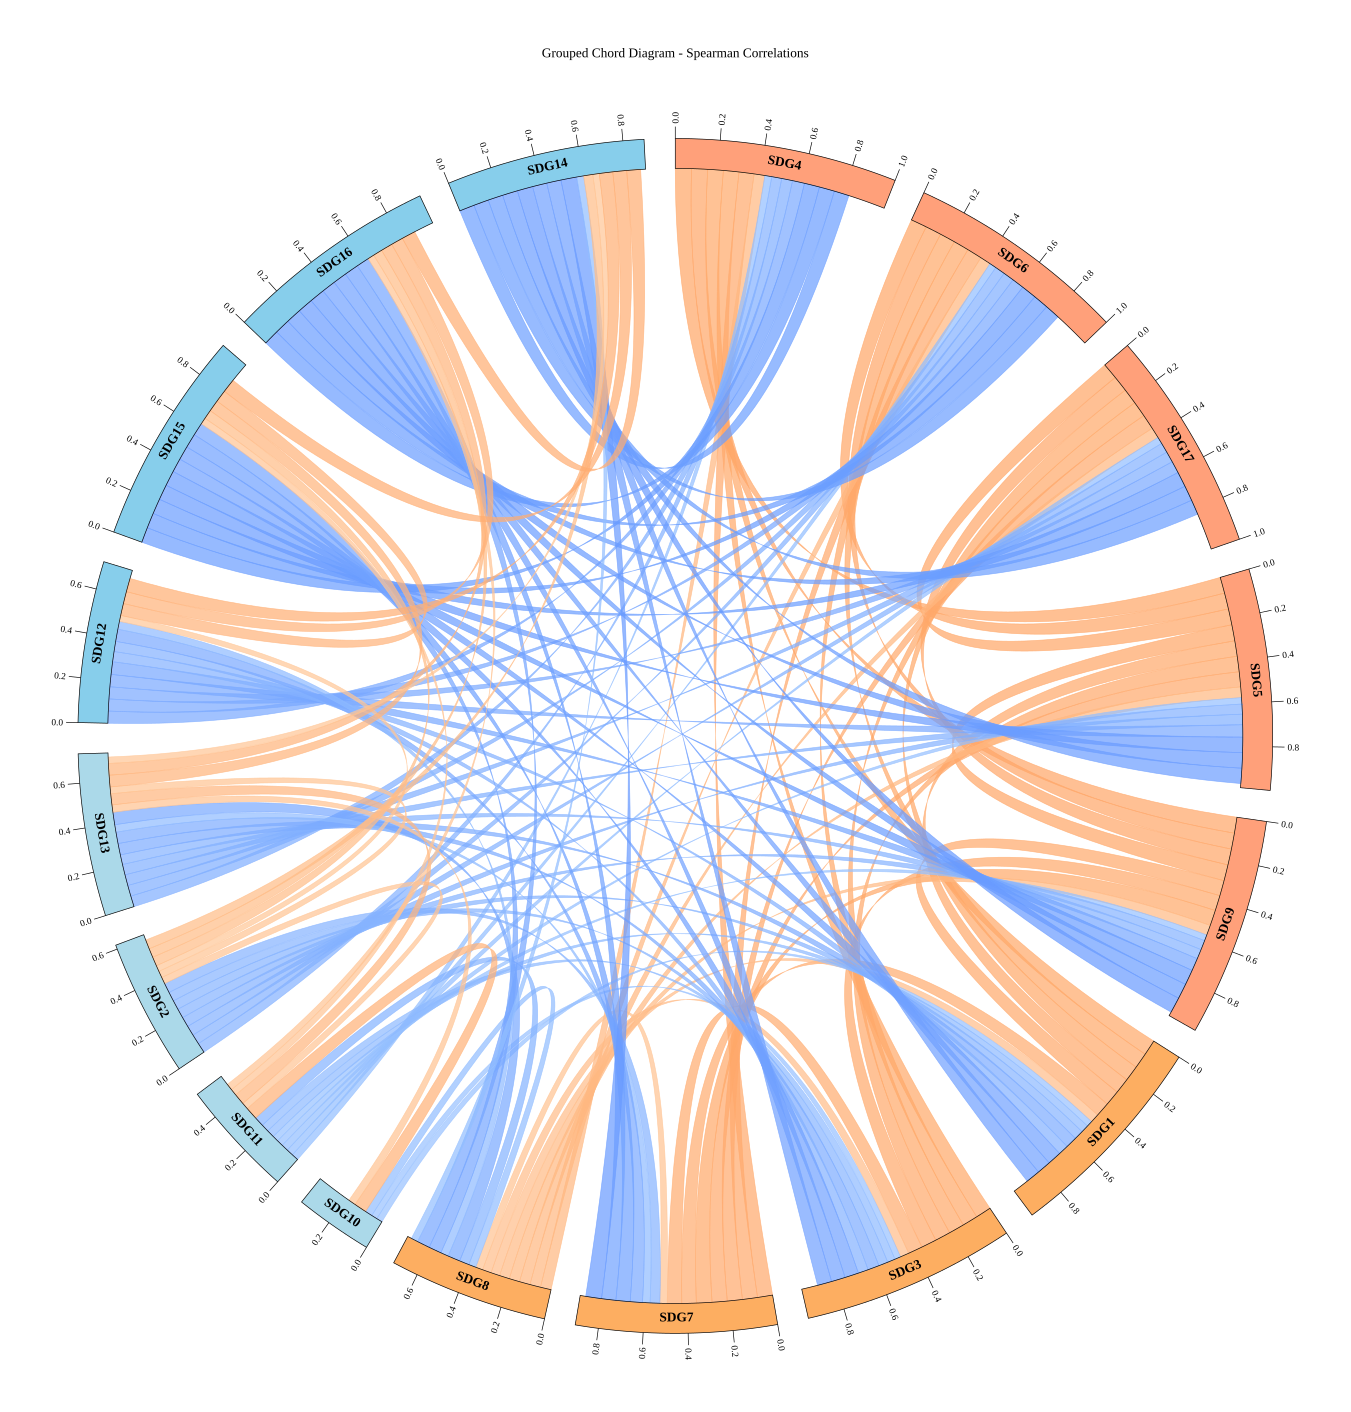

Here is the Python script that generated this plot:
"""
分组和弦图（Grouped Chord Diagram）
使用 pycirclize 库绘制，风格类似 R 语言的 circlize 包
基于中心性排序和Spearman相关性矩阵
"""

# 安装所需库（首次运行时取消注释）
# pip install pycirclize
# pip install pandas numpy matplotlib

import pandas as pd
import numpy as np
from pycirclize import Circos
import matplotlib.pyplot as plt
import matplotlib.font_manager as fm
import re
from pathlib import Path

SCRIPT_DIR = Path(__file__).resolve().parent
COLLECTIONS_DIR = SCRIPT_DIR.parent

# 设置Times New Roman字体
font_path = fm.findfont('DejaVu Serif')
font_prop = fm.FontProperties(fname=font_path)
plt.rcParams['font.family'] = font_prop.get_name()
plt.rcParams['font.sans-serif'] = [font_prop.get_name()]
plt.rcParams['mathtext.fontset'] = 'custom'
plt.rcParams['mathtext.rm'] = font_prop.get_name()
fm.fontManager.addfont(font_path)

# 1. 读取中心性数据并排序
centralities = {}
sdg_names = {}
with open(COLLECTIONS_DIR / 'sdg-systems' / 'network-and-prior' / 'model1' / 'centralities.txt', 'r', encoding='utf-8') as f:
    content = f.read()
    # 使用正则表达式提取SDG编号和中心度值
    # 格式: 第 X名: SDG  Y - 名称 | 中心度: Z
    pattern = r'第\s*\d+名:\s*SDG\s+(\d+)\s*-\s*([^|]+)\s*\|\s*中心度:\s*([-\d.]+)'
    matches = re.findall(pattern, content)
    for match in matches:
        sdg_num = int(match[0])
        sdg_name = match[1].strip()
        centrality = float(match[2])
        centralities[sdg_num] = centrality
        sdg_names[sdg_num] = sdg_name

# 按中心度降序排序
sorted_elements = sorted(centralities.items(), key=lambda x: x[1], reverse=True)
print("中心性排序（从高到低）：")
for sdg_num, cent in sorted_elements:
    print(f"  SDG{sdg_num:2d} ({sdg_names[sdg_num]}): {cent:.6f}")

# 2. 根据排序结果分组（前5名一组，后面4个4个一组）
groups = {}
all_nodes = []
node_to_group = {}

# Group A: 前5名（中心性最高）
group_a_elements = [elem[0] for elem in sorted_elements[:5]]
groups['Group A'] = [f'SDG{i}' for i in group_a_elements]

# Group B: 第6-9名
group_b_elements = [elem[0] for elem in sorted_elements[5:9]]
groups['Group B'] = [f'SDG{i}' for i in group_b_elements]

# Group C: 第10-13名
group_c_elements = [elem[0] for elem in sorted_elements[9:13]]
groups['Group C'] = [f'SDG{i}' for i in group_c_elements]

# Group D: 第14-17名
group_d_elements = [elem[0] for elem in sorted_elements[13:17]]
groups['Group D'] = [f'SDG{i}' for i in group_d_elements]

print("\n分组结果：")
for group_name, nodes in groups.items():
    print(f"{group_name}: {nodes}")

# 创建所有节点列表和映射
for group_name, nodes in groups.items():
    all_nodes.extend(nodes)
    for node in nodes:
        node_to_group[node] = group_name

# 3. 读取Spearman相关性矩阵
df_spearman = pd.read_csv(
    COLLECTIONS_DIR / 'sdg-systems' / 'data' / 'Spearman_2.csv',
    index_col=0,
)

# 将对角线元素设为1
np.fill_diagonal(df_spearman.values, 1.0)

# 保留原始相关性值（不取绝对值，不过滤）
df_matrix = df_spearman.copy()

# 重新索引以匹配节点顺序
# Spearman矩阵索引0-16对应SDG1-SDG17（索引i对应SDG(i+1)）
# 所以SDG编号需要减1得到矩阵索引
node_indices = [int(node.replace('SDG', '')) - 1 for node in all_nodes]
df_matrix = df_matrix.iloc[node_indices, node_indices]
df_matrix.index = all_nodes
df_matrix.columns = all_nodes

print("\n相关性矩阵预览（保留原始值）：")
print(df_matrix.head())
print(f"\n矩阵形状: {df_matrix.shape}")
print(f"相关性范围: [{df_matrix.min().min():.4f}, {df_matrix.max().max():.4f}]")

# 4. 准备和弦图数据
# 将邻接矩阵转换为边列表格式（保留所有显著连接）
edges = []
for i, source in enumerate(all_nodes):
    for j, target in enumerate(all_nodes):
        if i < j:  # 只取上三角（避免重复）
            correlation = df_matrix.iloc[i, j]
            # 只显示相关性绝对值大于阈值的连接
            if abs(correlation) > 0.3 and correlation != 1.0:
                edges.append({
                    'source': source,
                    'target': target,
                    'value': abs(correlation),  # 用于确定连线宽度
                    'correlation': correlation  # 保留原始相关性值用于着色
                })

df_edges = pd.DataFrame(edges)
print(f"\n显著连接数量: {len(df_edges)}")
print(f"正相关数量: {len(df_edges[df_edges['correlation'] > 0])}")
print(f"负相关数量: {len(df_edges[df_edges['correlation'] < 0])}")

# 5. 计算每个节点的总权重（用于扇形大小）
node_values = {}
for node in all_nodes:
    # 计算该节点的所有连接权重之和（使用绝对值）
    outgoing = df_matrix.loc[node, :].abs().sum()
    incoming = df_matrix.loc[:, node].abs().sum()
    node_values[node] = max(0.1, (outgoing + incoming) / 2)  # 避免重复计数，最小值为0.1

# 标准化节点值到0-1范围
max_value = max(node_values.values())
node_values_normalized = {k: v / max_value for k, v in node_values.items()}

# 6. 准备 Circos 数据结构（按组组织，使用标准化的值）
# 为了让4个组明显分开，我们需要按组的顺序组织sectors
sectors = {}
for group_name in ['Group A', 'Group B', 'Group C', 'Group D']:
    nodes = groups[group_name]
    for node in nodes:
        sectors[node] = node_values_normalized[node]

# 7. 定义颜色方案（柔和配色）
group_colors = {
    'Group A': '#FFA07A',  # 浅橙色（Light Salmon）
    'Group B': '#FDAE61',  # 橙黄色
    'Group C': '#ABD9E9',  # 浅蓝色
    'Group D': '#87CEEB'   # 天蓝色（Sky Blue）
}

# 为每个节点分配颜色
node_colors = {}
for node in all_nodes:
    node_colors[node] = group_colors[node_to_group[node]]

# 8. 定义相关性到颜色的映射函数
import matplotlib.colors as mcolors
import matplotlib.cm as cm

def correlation_to_color(correlation):
    """
    将相关性系数映射到颜色（柔和色调）
    负相关: 浅蓝色系
    正相关: 浅橙色系
    """
    if correlation < 0:
        # 负相关：从很浅的蓝到中等蓝
        # -1.0 -> 中蓝, 0 -> 很浅蓝
        intensity = abs(correlation)
        # 使用浅蓝色渐变
        r = 0.7 - 0.3 * intensity  # 0.7 -> 0.4
        g = 0.85 - 0.25 * intensity  # 0.85 -> 0.6
        b = 1.0  # 保持蓝色通道满
        return mcolors.to_hex((r, g, b))
    else:
        # 正相关：从很浅的橙到浅橙
        # 0 -> 很浅橙, 1.0 -> 浅橙
        intensity = correlation
        # 使用浅橙色渐变
        r = 1.0
        g = 0.85 - 0.2 * intensity  # 0.85 -> 0.65
        b = 0.7 - 0.3 * intensity  # 0.7 -> 0.4
        return mcolors.to_hex((r, g, b))

# 9. 创建 Circos 图（增加组间间隔）
circos = Circos(sectors, space=3)

# 10. 为每个扇形添加轨道和标签
for sector in circos.sectors:
    # 获取当前扇形
    track = sector.add_track((95, 100))
    track.axis(fc=node_colors[sector.name], ec="black", lw=0.5)

    # 添加节点标签
    track.text(sector.name, size=10, color="black", fontweight='bold')

    # 添加刻度（标准化到0-1）
    track.xticks_by_interval(
        interval=0.2,  # 每0.2一个刻度
        label_size=7,
        label_orientation="vertical",
        label_formatter=lambda v: f"{v:.1f}"
    )

# 11. 为每个节点分配连接的起始位置（累积分配）
node_link_positions = {node: 0 for node in all_nodes}

# 11. 添加连接线（Ribbons）- 颜色根据相关性系数确定
for _, row in df_edges.iterrows():
    source = row['source']
    target = row['target']
    value = row['value']
    correlation = row['correlation']

    # 标准化value到对应的扇形范围
    normalized_value = value / max_value

    # 获取source和target的当前位置
    source_start = node_link_positions[source]
    target_start = node_link_positions[target]

    # 更新位置（累积）
    node_link_positions[source] += normalized_value
    node_link_positions[target] += normalized_value

    # 根据相关性系数确定颜色
    color = correlation_to_color(correlation)

    # 添加连接
    circos.link(
        (source, source_start, source_start + normalized_value),
        (target, target_start, target_start + normalized_value),
        color=color,
        alpha=0.7,
        lw=0.5
    )

# 12. 添加组标签（在外圈）
# 计算每个组的起始和结束位置
group_positions = {}
current_pos = 0
for group_name, nodes in groups.items():
    start_pos = current_pos
    group_size = sum([sectors[node] for node in nodes])
    end_pos = current_pos + group_size
    group_positions[group_name] = (start_pos, end_pos, (start_pos + end_pos) / 2)
    current_pos = end_pos

# 13. 绘制图形
fig = circos.plotfig(figsize=(14, 14))

# 添加标题
plt.title("Grouped Chord Diagram - Spearman Correlations",
          fontsize=18, fontweight='bold', pad=20, fontproperties=font_prop)

# 设置白色背景
fig.patch.set_facecolor('white')

# 保存主图为SVG格式
output_file_svg = SCRIPT_DIR / "grouped_chord_diagram.svg"
plt.savefig(output_file_svg, format='svg', bbox_inches='tight', facecolor='white')
print(f"\n主图（SVG）已保存至: {output_file_svg}")

# 同时保存PNG格式（高分辨率）
output_file_png = SCRIPT_DIR / "grouped_chord_diagram.png"
plt.savefig(output_file_png, dpi=300, bbox_inches='tight', facecolor='white')
print(f"主图（PNG）已保存至: {output_file_png}")

# 显示图形
plt.show()
plt.close()

# 14. 创建并保存单独的图例
fig_legend, ax_legend = plt.subplots(figsize=(6, 4))
ax_legend.axis('off')

# 添加颜色图例
from matplotlib.patches import Rectangle
legend_elements = [
    Rectangle((0, 0), 1, 1, fc='#27a5df', alpha=0.7, label='Strong Negative (-1.0)', edgecolor='black', linewidth=0.5),
    Rectangle((0, 0), 1, 1, fc='#7dc5e8', alpha=0.7, label='Weak Negative (-0.5)', edgecolor='black', linewidth=0.5),
    Rectangle((0, 0), 1, 1, fc='#f9b896', alpha=0.7, label='Weak Positive (0.5)', edgecolor='black', linewidth=0.5),
    Rectangle((0, 0), 1, 1, fc='#f46e44', alpha=0.7, label='Strong Positive (1.0)', edgecolor='black', linewidth=0.5)
]

legend = ax_legend.legend(handles=legend_elements, loc='center', fontsize=14,
                         title='Correlation Strength', title_fontsize=16,
                         frameon=True, fancybox=False, shadow=False,
                         prop=font_prop)
legend.get_title().set_fontproperties(font_prop)

# 保存图例为SVG
legend_file_svg = SCRIPT_DIR / "chord_diagram_legend.svg"
fig_legend.savefig(legend_file_svg, format='svg', bbox_inches='tight', facecolor='white')
print(f"图例（SVG）已保存至: {legend_file_svg}")

# 同时保存PNG格式
legend_file_png = SCRIPT_DIR / "chord_diagram_legend.png"
fig_legend.savefig(legend_file_png, dpi=300, bbox_inches='tight', facecolor='white')
print(f"图例（PNG）已保存至: {legend_file_png}")

plt.close()

# 15. 保存相关性矩阵到 CSV
df_matrix.to_csv(SCRIPT_DIR / "chord_adjacency_matrix.csv")
print("相关性矩阵已保存至: draw_pics/chord_adjacency_matrix.csv")

# 16. 打印统计信息
print("\n=== 统计信息 ===")
for group_name, nodes in groups.items():
    centrality_values = []
    for node in nodes:
        # 直接使用SDG编号
        sdg_id = int(node.replace('SDG', ''))
        centrality_values.append(centralities[sdg_id])
    avg_centrality = np.mean(centrality_values)
    print(f"{group_name}: {len(nodes)} 个节点 - {nodes}")
    print(f"  平均中心性: {avg_centrality:.6f}")

print(f"\n总节点数: {len(all_nodes)}")
print(f"总显著连接数: {len(df_edges)}")
if len(df_edges) > 0:
    print(f"正相关连接数: {len(df_edges[df_edges['correlation'] > 0])}")
    print(f"负相关连接数: {len(df_edges[df_edges['correlation'] < 0])}")
    print(f"平均相关性: {df_edges['correlation'].mean():.4f}")
    print(f"最强正相关: {df_edges['correlation'].max():.4f}")
    print(f"最强负相关: {df_edges['correlation'].min():.4f}")
